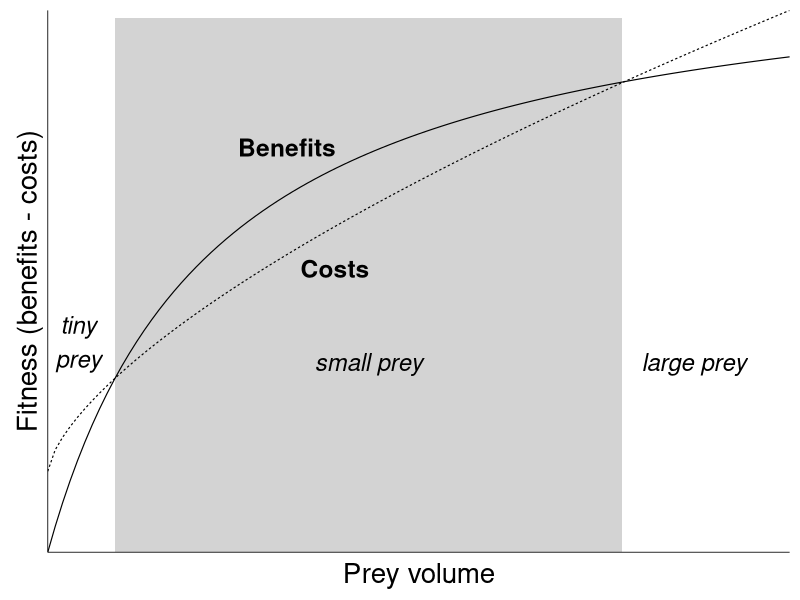

Reproduce this figure in R.
# TODO: Add comment
# 
# Author: user
###############################################################################

# good website with dets how to draw functions with ggplot
#https://kohske.wordpress.com/2010/12/25/draw-function-without-data-in-ggplot2/

setwd("C:/Users/Ruth/Dropbox")

library(ggplot2)
library(grid)

ModGraphTheme <-theme_bw(base_size=15)  + theme(legend.position="none", plot.title = element_text(vjust=2), 
		axis.title.y = element_text(vjust=0.1, size = 20), axis.title.x = element_text(vjust = 0.95, size = 20),  axis.ticks = element_blank(),
		panel.grid.major = element_blank(), panel.grid.minor = element_blank(), panel.border = element_blank(),  axis.text.y = element_blank(), 
		axis.text.x = element_blank(),
		axis.line = element_line(colour = "grey4", linetype=1, size = 0.3)) +  theme(strip.background = element_rect(fill = 'white'))


## good constants chosen to illistrate my point!

A = 0.85
CostZero = 0.2
CostFun = function(x)(A * x ^(2/3)) + CostZero

BenConst = 0.35 # initial intake rate
FdMax = 1.5

BenFun = function(x)(FdMax * x)/ (BenConst  + x)
pMin = 0.1413059# min x of grey box
pMax = 1.199797 # mas x of grey box
anTxSz = 6
smp = (pMax-pMin)/2 + pMin

#setEPS()
	
pdf("RuthEcuador2013/BoxFeedingTrials/Graphs/ModelGraph.pdf", width =10, height =10)

#postscript("RuthEcuador2013/BoxFeedingTrials/Graphs/Sharpe_f4_newModel.eps",width = 2.76, height = 2.76)

#postscript is the other option but can't find way to increase resolution
# CairoPS but makes PS files not eps files
#http://thepoliticalmethodologist.com/2013/11/25/making-high-resolution-graphics-for-academic-publishing/



ggplot(data.frame(x=c(0, 1.55)), aes(x)) +  annotate("rect", xmin = pMin, xmax= pMax, ymin = 0, ymax = 1.32, fill = "light grey") +
		stat_function(fun=CostFun, aes(linetype = "Cost"), size = 0.4) + 
		stat_function(fun = BenFun, aes(linetype = "Benefit"), size = 0.4) +
		xlab("Prey volume") + ylab("Fitness (benefits - costs)") + ModGraphTheme  +
		scale_x_continuous(expand = c(0, 0)) + scale_y_continuous(expand = c(0, 0)) +
		annotate("text", x = 0.60, y = 0.70, label = "Costs", fontface = "bold", size = anTxSz +0.2) + 
		annotate("text", x = 0.064, y = 0.52, label = "tiny\nprey", size = anTxSz, fontface= 'italic') + 
		annotate("text", x = smp, y = 0.47, label = "small prey", size = anTxSz, fontface= 'italic') +
		annotate("text", x = 1.35, y = 0.47, label = "large prey", size = anTxSz, fontface= 'italic') +
		annotate("text", x = 0.50, y = 1, label = "Benefits", fontface = "bold", size = anTxSz + 0.2)

# geom_vline(xintercept = pMin, linetype = 3, colour = "grey31", size = 0.5)
#geom_vline(xintercept = pMax, linetype = 3, colour = "grey31", size = 0.5) + 
#+ annotate("text", x = 0.115, y = 0.03, label = "PS min", size = 3.5 ) + annotate("text", x = 0.72, y = 0.03, label = "PS max", size = 3.5)
dev.off()